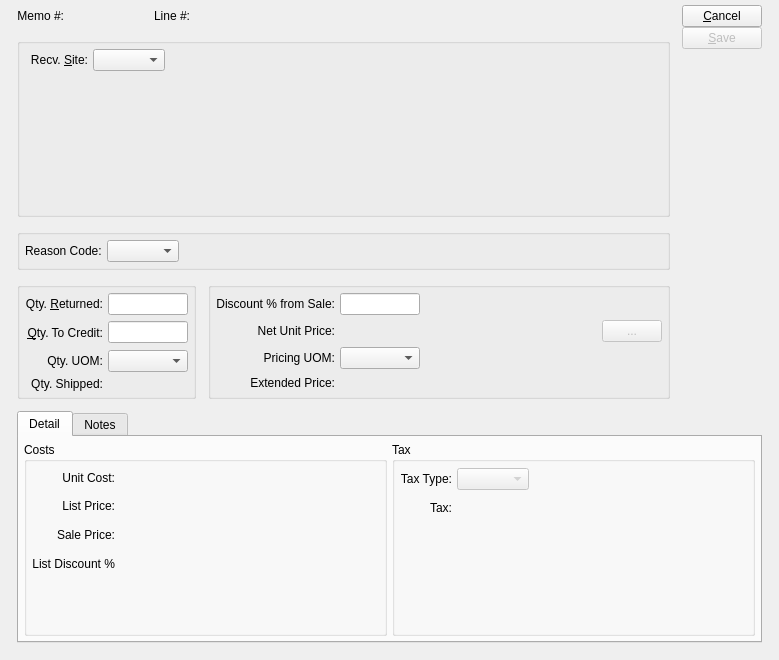
<?xml version="1.0" encoding="UTF-8"?>
<ui version="4.0">
 <comment>This file is part of the xTuple ERP: PostBooks Edition, a free and
open source Enterprise Resource Planning software suite,
Copyright (c) 1999-2010 by OpenMFG LLC, d/b/a xTuple.
It is licensed to you under the Common Public Attribution License
version 1.0, the full text of which (including xTuple-specific Exhibits)
is available at www.xtuple.com/CPAL.  By using this software, you agree
to be bound by its terms.</comment>
 <class>creditMemoItem</class>
 <widget class="QDialog" name="creditMemoItem">
  <property name="geometry">
   <rect>
    <x>0</x>
    <y>0</y>
    <width>779</width>
    <height>660</height>
   </rect>
  </property>
  <property name="windowTitle">
   <string>Credit Memo Item</string>
  </property>
  <layout class="QGridLayout">
   <item row="0" column="0">
    <layout class="QGridLayout">
     <property name="leftMargin">
      <number>12</number>
     </property>
     <property name="rightMargin">
      <number>12</number>
     </property>
     <property name="bottomMargin">
      <number>12</number>
     </property>
     <property name="spacing">
      <number>12</number>
     </property>
     <item row="0" column="0" colspan="2">
      <layout class="QHBoxLayout">
       <item>
        <widget class="QLabel" name="_orderNumberLit">
         <property name="text">
          <string>Memo #:</string>
         </property>
         <property name="alignment">
          <set>Qt::AlignRight|Qt::AlignTrailing|Qt::AlignVCenter</set>
         </property>
        </widget>
       </item>
       <item>
        <widget class="QLabel" name="_orderNumber">
         <property name="minimumSize">
          <size>
           <width>80</width>
           <height>0</height>
          </size>
         </property>
         <property name="alignment">
          <set>Qt::AlignLeading|Qt::AlignLeft|Qt::AlignVCenter</set>
         </property>
        </widget>
       </item>
       <item>
        <widget class="QLabel" name="_lineNumberLit">
         <property name="text">
          <string>Line #:</string>
         </property>
         <property name="alignment">
          <set>Qt::AlignRight|Qt::AlignTrailing|Qt::AlignVCenter</set>
         </property>
        </widget>
       </item>
       <item>
        <widget class="QLabel" name="_lineNumber">
         <property name="minimumSize">
          <size>
           <width>80</width>
           <height>0</height>
          </size>
         </property>
         <property name="alignment">
          <set>Qt::AlignLeading|Qt::AlignLeft|Qt::AlignVCenter</set>
         </property>
        </widget>
       </item>
       <item>
        <spacer>
         <property name="orientation">
          <enum>Qt::Horizontal</enum>
         </property>
         <property name="sizeType">
          <enum>QSizePolicy::Expanding</enum>
         </property>
         <property name="sizeHint" stdset="0">
          <size>
           <width>71</width>
           <height>21</height>
          </size>
         </property>
        </spacer>
       </item>
      </layout>
     </item>
     <item row="0" column="2" rowspan="4">
      <layout class="QVBoxLayout">
       <property name="spacing">
        <number>0</number>
       </property>
       <item>
        <widget class="QPushButton" name="_close">
         <property name="enabled">
          <bool>true</bool>
         </property>
         <property name="text">
          <string>&amp;Cancel</string>
         </property>
        </widget>
       </item>
       <item>
        <widget class="QPushButton" name="_save">
         <property name="enabled">
          <bool>false</bool>
         </property>
         <property name="text">
          <string>&amp;Save</string>
         </property>
         <property name="default">
          <bool>true</bool>
         </property>
        </widget>
       </item>
       <item>
        <spacer>
         <property name="orientation">
          <enum>Qt::Vertical</enum>
         </property>
         <property name="sizeType">
          <enum>QSizePolicy::Expanding</enum>
         </property>
         <property name="sizeHint" stdset="0">
          <size>
           <width>20</width>
           <height>0</height>
          </size>
         </property>
        </spacer>
       </item>
      </layout>
     </item>
     <item row="1" column="0" colspan="2">
      <widget class="QGroupBox" name="_itemGroup">
       <property name="title">
        <string/>
       </property>
       <layout class="QGridLayout">
        <item row="0" column="0">
         <widget class="ItemCluster" name="_item">
          <property name="focusPolicy">
           <enum>Qt::StrongFocus</enum>
          </property>
         </widget>
        </item>
        <item row="0" column="1">
         <layout class="QGridLayout">
          <item row="0" column="0">
           <widget class="QLabel" name="_warehouseLit">
            <property name="text">
             <string>Recv. &amp;Site:</string>
            </property>
            <property name="alignment">
             <set>Qt::AlignRight|Qt::AlignTrailing|Qt::AlignVCenter</set>
            </property>
            <property name="buddy">
             <cstring>_warehouse</cstring>
            </property>
           </widget>
          </item>
          <item row="0" column="1">
           <widget class="WComboBox" name="_warehouse"/>
          </item>
          <item row="1" column="1">
           <spacer>
            <property name="orientation">
             <enum>Qt::Vertical</enum>
            </property>
            <property name="sizeHint" stdset="0">
             <size>
              <width>20</width>
              <height>40</height>
             </size>
            </property>
           </spacer>
          </item>
         </layout>
        </item>
        <item row="0" column="2">
         <spacer name="horizontalSpacer_2">
          <property name="orientation">
           <enum>Qt::Horizontal</enum>
          </property>
          <property name="sizeHint" stdset="0">
           <size>
            <width>0</width>
            <height>20</height>
           </size>
          </property>
         </spacer>
        </item>
       </layout>
      </widget>
     </item>
     <item row="2" column="0" colspan="2">
      <widget class="QGroupBox" name="_miscGroup">
       <property name="title">
        <string/>
       </property>
       <layout class="QGridLayout">
        <item row="0" column="0">
         <widget class="QLabel" name="_rsnCodeLit">
          <property name="frameShape">
           <enum>QFrame::NoFrame</enum>
          </property>
          <property name="frameShadow">
           <enum>QFrame::Plain</enum>
          </property>
          <property name="text">
           <string>Reason Code:</string>
          </property>
         </widget>
        </item>
        <item row="0" column="1">
         <widget class="XComboBox" name="_rsnCode">
          <property name="allowNull">
           <bool>true</bool>
          </property>
          <property name="type">
           <enum>XComboBox::ARCMReasonCodes</enum>
          </property>
         </widget>
        </item>
        <item row="0" column="2">
         <spacer>
          <property name="orientation">
           <enum>Qt::Horizontal</enum>
          </property>
          <property name="sizeType">
           <enum>QSizePolicy::Expanding</enum>
          </property>
          <property name="sizeHint" stdset="0">
           <size>
            <width>0</width>
            <height>20</height>
           </size>
          </property>
         </spacer>
        </item>
       </layout>
      </widget>
     </item>
     <item row="3" column="0">
      <widget class="QGroupBox" name="_inventoryGroup">
       <property name="title">
        <string/>
       </property>
       <layout class="QGridLayout">
        <item row="0" column="0">
         <widget class="QLabel" name="_qtyReturnedLit">
          <property name="text">
           <string>Qty. &amp;Returned:</string>
          </property>
          <property name="alignment">
           <set>Qt::AlignRight|Qt::AlignTrailing|Qt::AlignVCenter</set>
          </property>
          <property name="buddy">
           <cstring>_qtyReturned</cstring>
          </property>
         </widget>
        </item>
        <item row="0" column="1">
         <widget class="XLineEdit" name="_qtyReturned">
          <property name="sizePolicy">
           <sizepolicy hsizetype="Preferred" vsizetype="Fixed">
            <horstretch>0</horstretch>
            <verstretch>0</verstretch>
           </sizepolicy>
          </property>
          <property name="maximumSize">
           <size>
            <width>80</width>
            <height>22</height>
           </size>
          </property>
          <property name="alignment">
           <set>Qt::AlignRight</set>
          </property>
         </widget>
        </item>
        <item row="1" column="0">
         <widget class="QLabel" name="_qtyToCreditLit">
          <property name="minimumSize">
           <size>
            <width>0</width>
            <height>25</height>
           </size>
          </property>
          <property name="text">
           <string>&amp;Qty. To Credit:</string>
          </property>
          <property name="alignment">
           <set>Qt::AlignRight|Qt::AlignTrailing|Qt::AlignVCenter</set>
          </property>
          <property name="buddy">
           <cstring>_qtyToCredit</cstring>
          </property>
         </widget>
        </item>
        <item row="1" column="1">
         <widget class="XLineEdit" name="_qtyToCredit">
          <property name="sizePolicy">
           <sizepolicy hsizetype="Preferred" vsizetype="Fixed">
            <horstretch>0</horstretch>
            <verstretch>0</verstretch>
           </sizepolicy>
          </property>
          <property name="maximumSize">
           <size>
            <width>80</width>
            <height>22</height>
           </size>
          </property>
          <property name="alignment">
           <set>Qt::AlignRight</set>
          </property>
         </widget>
        </item>
        <item row="2" column="0">
         <widget class="QLabel" name="_qtyUOMLit">
          <property name="text">
           <string>Qty. UOM:</string>
          </property>
          <property name="alignment">
           <set>Qt::AlignRight|Qt::AlignTrailing|Qt::AlignVCenter</set>
          </property>
         </widget>
        </item>
        <item row="2" column="1">
         <widget class="XComboBox" name="_qtyUOM"/>
        </item>
        <item row="3" column="0">
         <widget class="QLabel" name="_shippedToDateLit">
          <property name="text">
           <string>Qty. Shipped:</string>
          </property>
          <property name="alignment">
           <set>Qt::AlignRight|Qt::AlignTrailing|Qt::AlignVCenter</set>
          </property>
         </widget>
        </item>
        <item row="3" column="1">
         <widget class="XLabel" name="_qtyShipped">
          <property name="minimumSize">
           <size>
            <width>80</width>
            <height>0</height>
           </size>
          </property>
          <property name="maximumSize">
           <size>
            <width>16777215</width>
            <height>20</height>
           </size>
          </property>
          <property name="alignment">
           <set>Qt::AlignRight|Qt::AlignTrailing|Qt::AlignVCenter</set>
          </property>
         </widget>
        </item>
       </layout>
      </widget>
     </item>
     <item row="3" column="1">
      <widget class="QGroupBox" name="_priceGroup">
       <property name="title">
        <string/>
       </property>
       <layout class="QGridLayout">
        <item row="0" column="0">
         <widget class="QLabel" name="_discountFromSalePrcntLit">
          <property name="text">
           <string>Discount % from Sale:</string>
          </property>
          <property name="alignment">
           <set>Qt::AlignRight|Qt::AlignTrailing|Qt::AlignVCenter</set>
          </property>
         </widget>
        </item>
        <item row="0" column="1">
         <widget class="XLineEdit" name="_discountFromSale">
          <property name="sizePolicy">
           <sizepolicy hsizetype="Preferred" vsizetype="Fixed">
            <horstretch>0</horstretch>
            <verstretch>0</verstretch>
           </sizepolicy>
          </property>
          <property name="maximumSize">
           <size>
            <width>80</width>
            <height>32767</height>
           </size>
          </property>
          <property name="focusPolicy">
           <enum>Qt::ClickFocus</enum>
          </property>
          <property name="alignment">
           <set>Qt::AlignRight</set>
          </property>
         </widget>
        </item>
        <item row="1" column="0">
         <widget class="QLabel" name="_netUnitPriceLit">
          <property name="text">
           <string>Net Unit Price:</string>
          </property>
          <property name="alignment">
           <set>Qt::AlignRight|Qt::AlignTrailing|Qt::AlignVCenter</set>
          </property>
         </widget>
        </item>
        <item row="1" column="1" colspan="2">
         <layout class="QHBoxLayout">
          <item>
           <widget class="CurrCluster" name="_netUnitPrice">
            <property name="minimumSize">
             <size>
              <width>160</width>
              <height>0</height>
             </size>
            </property>
            <property name="format">
             <enum>CurrDisplay::SalesPrice</enum>
            </property>
            <property name="currencyEditable" stdset="0">
             <bool>false</bool>
            </property>
           </widget>
          </item>
          <item>
           <widget class="QPushButton" name="_listPrices">
            <property name="enabled">
             <bool>false</bool>
            </property>
            <property name="maximumSize">
             <size>
              <width>60</width>
              <height>16777215</height>
             </size>
            </property>
            <property name="focusPolicy">
             <enum>Qt::NoFocus</enum>
            </property>
            <property name="text">
             <string>...</string>
            </property>
           </widget>
          </item>
         </layout>
        </item>
        <item row="2" column="0">
         <widget class="QLabel" name="_pricingUOMLit">
          <property name="text">
           <string>Pricing UOM:</string>
          </property>
          <property name="alignment">
           <set>Qt::AlignRight|Qt::AlignTrailing|Qt::AlignVCenter</set>
          </property>
         </widget>
        </item>
        <item row="2" column="1">
         <widget class="XComboBox" name="_pricingUOM"/>
        </item>
        <item row="2" column="2">
         <spacer>
          <property name="orientation">
           <enum>Qt::Horizontal</enum>
          </property>
          <property name="sizeHint" stdset="0">
           <size>
            <width>101</width>
            <height>20</height>
           </size>
          </property>
         </spacer>
        </item>
        <item row="3" column="0">
         <widget class="QLabel" name="_extendedPriceLit">
          <property name="text">
           <string>Extended Price:</string>
          </property>
          <property name="alignment">
           <set>Qt::AlignRight|Qt::AlignTrailing|Qt::AlignVCenter</set>
          </property>
         </widget>
        </item>
        <item row="3" column="1" colspan="2">
         <widget class="CurrCluster" name="_extendedPrice">
          <property name="format">
           <enum>CurrDisplay::ExtPrice</enum>
          </property>
          <property name="currencyEditable" stdset="0">
           <bool>false</bool>
          </property>
          <property name="currencyVisible">
           <bool>false</bool>
          </property>
          <property name="enabled">
           <bool>false</bool>
          </property>
         </widget>
        </item>
       </layout>
      </widget>
     </item>
     <item row="4" column="0" colspan="3">
      <widget class="QTabWidget" name="tabWidget">
       <property name="currentIndex">
        <number>0</number>
       </property>
       <widget class="QWidget" name="_detailTab">
        <attribute name="title">
         <string>Detail</string>
        </attribute>
        <layout class="QGridLayout">
         <item row="0" column="0">
          <widget class="QGroupBox" name="_costsGroup">
           <property name="title">
            <string>Costs</string>
           </property>
           <layout class="QGridLayout" name="gridLayout_4">
            <item row="0" column="0">
             <layout class="QVBoxLayout" name="verticalLayout_2">
              <item>
               <layout class="QGridLayout" name="gridLayout_3">
                <item row="3" column="0">
                 <widget class="XLabel" name="_discountFromListPrcntLit">
                  <property name="minimumSize">
                   <size>
                    <width>0</width>
                    <height>24</height>
                   </size>
                  </property>
                  <property name="text">
                   <string>List Discount %</string>
                  </property>
                  <property name="alignment">
                   <set>Qt::AlignRight|Qt::AlignTrailing|Qt::AlignVCenter</set>
                  </property>
                 </widget>
                </item>
                <item row="3" column="1">
                 <widget class="XLabel" name="_discountFromList">
                  <property name="minimumSize">
                   <size>
                    <width>80</width>
                    <height>0</height>
                   </size>
                  </property>
                  <property name="alignment">
                   <set>Qt::AlignRight|Qt::AlignTrailing|Qt::AlignVCenter</set>
                  </property>
                 </widget>
                </item>
                <item row="2" column="0">
                 <widget class="QLabel" name="_salePriceLit">
                  <property name="minimumSize">
                   <size>
                    <width>0</width>
                    <height>24</height>
                   </size>
                  </property>
                  <property name="text">
                   <string>Sale Price:</string>
                  </property>
                  <property name="alignment">
                   <set>Qt::AlignRight|Qt::AlignTrailing|Qt::AlignVCenter</set>
                  </property>
                 </widget>
                </item>
                <item row="2" column="1">
                 <widget class="CurrDisplay" name="_salePrice">
                  <property name="format">
                   <enum>CurrDisplay::SalesPrice</enum>
                  </property>
                  <property name="localControl">
                   <bool>false</bool>
                  </property>
                 </widget>
                </item>
                <item row="1" column="0">
                 <widget class="QLabel" name="_listPriceLit">
                  <property name="minimumSize">
                   <size>
                    <width>0</width>
                    <height>24</height>
                   </size>
                  </property>
                  <property name="text">
                   <string>List Price:</string>
                  </property>
                  <property name="alignment">
                   <set>Qt::AlignRight|Qt::AlignTrailing|Qt::AlignVCenter</set>
                  </property>
                 </widget>
                </item>
                <item row="1" column="1">
                 <widget class="CurrDisplay" name="_listPrice">
                  <property name="format">
                   <enum>CurrDisplay::Cost</enum>
                  </property>
                  <property name="localControl">
                   <bool>false</bool>
                  </property>
                 </widget>
                </item>
                <item row="0" column="0">
                 <widget class="QLabel" name="_unitCostLit">
                  <property name="minimumSize">
                   <size>
                    <width>0</width>
                    <height>22</height>
                   </size>
                  </property>
                  <property name="text">
                   <string>Unit Cost:</string>
                  </property>
                  <property name="alignment">
                   <set>Qt::AlignRight|Qt::AlignTrailing|Qt::AlignVCenter</set>
                  </property>
                 </widget>
                </item>
                <item row="0" column="1">
                 <widget class="CurrDisplay" name="_unitCost">
                  <property name="format">
                   <enum>CurrDisplay::Cost</enum>
                  </property>
                  <property name="localControl">
                   <bool>false</bool>
                  </property>
                 </widget>
                </item>
               </layout>
              </item>
              <item>
               <spacer name="verticalSpacer_2">
                <property name="orientation">
                 <enum>Qt::Vertical</enum>
                </property>
                <property name="sizeHint" stdset="0">
                 <size>
                  <width>20</width>
                  <height>40</height>
                 </size>
                </property>
               </spacer>
              </item>
             </layout>
            </item>
            <item row="0" column="1">
             <spacer name="horizontalSpacer">
              <property name="orientation">
               <enum>Qt::Horizontal</enum>
              </property>
              <property name="sizeHint" stdset="0">
               <size>
                <width>40</width>
                <height>20</height>
               </size>
              </property>
             </spacer>
            </item>
           </layout>
          </widget>
         </item>
         <item row="0" column="1">
          <widget class="QGroupBox" name="_taxGroup">
           <property name="title">
            <string>Tax</string>
           </property>
           <layout class="QGridLayout" name="gridLayout_2">
            <item row="0" column="0">
             <layout class="QVBoxLayout" name="verticalLayout">
              <item>
               <layout class="QGridLayout" name="gridLayout_1">
                <item row="0" column="1">
                 <widget class="XComboBox" name="_taxType">
                  <property name="enabled">
                   <bool>false</bool>
                  </property>
                  <property name="allowNull">
                   <bool>true</bool>
                  </property>
                  <property name="nullStr">
                   <string>None</string>
                  </property>
                  <property name="type">
                   <enum>XComboBox::TaxTypes</enum>
                  </property>
                 </widget>
                </item>
                <item row="0" column="0">
                 <widget class="QLabel" name="_taxTypeLit">
                  <property name="enabled">
                   <bool>true</bool>
                  </property>
                  <property name="minimumSize">
                   <size>
                    <width>0</width>
                    <height>24</height>
                   </size>
                  </property>
                  <property name="text">
                   <string>Tax Type:</string>
                  </property>
                  <property name="alignment">
                   <set>Qt::AlignRight|Qt::AlignTrailing|Qt::AlignVCenter</set>
                  </property>
                 </widget>
                </item>
                <item row="1" column="1">
                 <widget class="CurrCluster" name="_tax">
                  <property name="format">
                   <enum>CurrDisplay::SalesPrice</enum>
                  </property>
                  <property name="enabled">
                   <bool>false</bool>
                  </property>
                 </widget>
                </item>
                <item row="1" column="0">
                 <widget class="XURLLabel" name="_taxLit">
                  <property name="minimumSize">
                   <size>
                    <width>0</width>
                    <height>24</height>
                   </size>
                  </property>
                  <property name="text">
                   <string>Tax:</string>
                  </property>
                  <property name="alignment">
                   <set>Qt::AlignRight|Qt::AlignTrailing|Qt::AlignVCenter</set>
                  </property>
                 </widget>
                </item>
               </layout>
              </item>
              <item>
               <spacer name="verticalSpacer">
                <property name="orientation">
                 <enum>Qt::Vertical</enum>
                </property>
                <property name="sizeHint" stdset="0">
                 <size>
                  <width>20</width>
                  <height>40</height>
                 </size>
                </property>
               </spacer>
              </item>
             </layout>
            </item>
            <item row="1" column="0">
             <widget class="QLabel" name="label">
              <property name="text">
               <string/>
              </property>
             </widget>
            </item>
            <item row="0" column="1">
             <spacer>
              <property name="orientation">
               <enum>Qt::Horizontal</enum>
              </property>
              <property name="sizeHint" stdset="0">
               <size>
                <width>0</width>
                <height>20</height>
               </size>
              </property>
             </spacer>
            </item>
           </layout>
          </widget>
         </item>
        </layout>
       </widget>
       <widget class="QWidget" name="_notesTab">
        <attribute name="title">
         <string>Notes</string>
        </attribute>
        <layout class="QGridLayout">
         <item row="0" column="0">
          <widget class="QTextEdit" name="_comments"/>
         </item>
        </layout>
       </widget>
      </widget>
     </item>
    </layout>
   </item>
  </layout>
 </widget>
 <layoutdefault spacing="5" margin="5"/>
 <pixmapfunction>qPixmapFromMimeSource</pixmapfunction>
 <customwidgets>
  <customwidget>
   <class>CurrCluster</class>
   <extends>CurrDisplay</extends>
   <header>currcluster.h</header>
  </customwidget>
  <customwidget>
   <class>CurrDisplay</class>
   <extends>QWidget</extends>
   <header>currcluster.h</header>
  </customwidget>
  <customwidget>
   <class>ItemCluster</class>
   <extends>QWidget</extends>
   <header>itemcluster.h</header>
   <container>1</container>
  </customwidget>
  <customwidget>
   <class>WComboBox</class>
   <extends>XComboBox</extends>
   <header>wcombobox.h</header>
  </customwidget>
  <customwidget>
   <class>XComboBox</class>
   <extends>QComboBox</extends>
   <header>xcombobox.h</header>
  </customwidget>
  <customwidget>
   <class>XLabel</class>
   <extends>QLabel</extends>
   <header>xlabel.h</header>
  </customwidget>
  <customwidget>
   <class>XLineEdit</class>
   <extends>QLineEdit</extends>
   <header>xlineedit.h</header>
   <container>1</container>
  </customwidget>
  <customwidget>
   <class>XURLLabel</class>
   <extends>QLabel</extends>
   <header>xurllabel.h</header>
  </customwidget>
 </customwidgets>
 <tabstops>
  <tabstop>_item</tabstop>
  <tabstop>_warehouse</tabstop>
  <tabstop>_rsnCode</tabstop>
  <tabstop>_qtyReturned</tabstop>
  <tabstop>_qtyToCredit</tabstop>
  <tabstop>_qtyUOM</tabstop>
  <tabstop>_discountFromSale</tabstop>
  <tabstop>_netUnitPrice</tabstop>
  <tabstop>_pricingUOM</tabstop>
  <tabstop>_extendedPrice</tabstop>
  <tabstop>tabWidget</tabstop>
  <tabstop>_taxType</tabstop>
  <tabstop>_tax</tabstop>
  <tabstop>_comments</tabstop>
  <tabstop>_close</tabstop>
  <tabstop>_save</tabstop>
 </tabstops>
 <resources/>
 <connections>
  <connection>
   <sender>_close</sender>
   <signal>clicked()</signal>
   <receiver>creditMemoItem</receiver>
   <slot>reject()</slot>
   <hints>
    <hint type="sourcelabel">
     <x>20</x>
     <y>20</y>
    </hint>
    <hint type="destinationlabel">
     <x>20</x>
     <y>20</y>
    </hint>
   </hints>
  </connection>
  <connection>
   <sender>_item</sender>
   <signal>newId(int)</signal>
   <receiver>_warehouse</receiver>
   <slot>findItemsites(int)</slot>
   <hints>
    <hint type="sourcelabel">
     <x>20</x>
     <y>20</y>
    </hint>
    <hint type="destinationlabel">
     <x>20</x>
     <y>20</y>
    </hint>
   </hints>
  </connection>
  <connection>
   <sender>_item</sender>
   <signal>valid(bool)</signal>
   <receiver>_save</receiver>
   <slot>setEnabled(bool)</slot>
   <hints>
    <hint type="sourcelabel">
     <x>20</x>
     <y>20</y>
    </hint>
    <hint type="destinationlabel">
     <x>20</x>
     <y>20</y>
    </hint>
   </hints>
  </connection>
  <connection>
   <sender>_netUnitPrice</sender>
   <signal>idChanged(int)</signal>
   <receiver>_extendedPrice</receiver>
   <slot>setId(int)</slot>
   <hints>
    <hint type="sourcelabel">
     <x>20</x>
     <y>20</y>
    </hint>
    <hint type="destinationlabel">
     <x>20</x>
     <y>20</y>
    </hint>
   </hints>
  </connection>
  <connection>
   <sender>_netUnitPrice</sender>
   <signal>idChanged(int)</signal>
   <receiver>_unitCost</receiver>
   <slot>setId(int)</slot>
   <hints>
    <hint type="sourcelabel">
     <x>20</x>
     <y>20</y>
    </hint>
    <hint type="destinationlabel">
     <x>20</x>
     <y>20</y>
    </hint>
   </hints>
  </connection>
  <connection>
   <sender>_netUnitPrice</sender>
   <signal>idChanged(int)</signal>
   <receiver>_listPrice</receiver>
   <slot>setId(int)</slot>
   <hints>
    <hint type="sourcelabel">
     <x>20</x>
     <y>20</y>
    </hint>
    <hint type="destinationlabel">
     <x>20</x>
     <y>20</y>
    </hint>
   </hints>
  </connection>
  <connection>
   <sender>_netUnitPrice</sender>
   <signal>idChanged(int)</signal>
   <receiver>_salePrice</receiver>
   <slot>setId(int)</slot>
   <hints>
    <hint type="sourcelabel">
     <x>20</x>
     <y>20</y>
    </hint>
    <hint type="destinationlabel">
     <x>20</x>
     <y>20</y>
    </hint>
   </hints>
  </connection>
  <connection>
   <sender>_netUnitPrice</sender>
   <signal>effectiveChanged(QDate)</signal>
   <receiver>_extendedPrice</receiver>
   <slot>setEffective(QDate)</slot>
   <hints>
    <hint type="sourcelabel">
     <x>20</x>
     <y>20</y>
    </hint>
    <hint type="destinationlabel">
     <x>20</x>
     <y>20</y>
    </hint>
   </hints>
  </connection>
  <connection>
   <sender>_netUnitPrice</sender>
   <signal>effectiveChanged(QDate)</signal>
   <receiver>_unitCost</receiver>
   <slot>setEffective(QDate)</slot>
   <hints>
    <hint type="sourcelabel">
     <x>20</x>
     <y>20</y>
    </hint>
    <hint type="destinationlabel">
     <x>20</x>
     <y>20</y>
    </hint>
   </hints>
  </connection>
  <connection>
   <sender>_netUnitPrice</sender>
   <signal>effectiveChanged(QDate)</signal>
   <receiver>_salePrice</receiver>
   <slot>setEffective(QDate)</slot>
   <hints>
    <hint type="sourcelabel">
     <x>20</x>
     <y>20</y>
    </hint>
    <hint type="destinationlabel">
     <x>20</x>
     <y>20</y>
    </hint>
   </hints>
  </connection>
  <connection>
   <sender>_netUnitPrice</sender>
   <signal>effectiveChanged(QDate)</signal>
   <receiver>_listPrice</receiver>
   <slot>setEffective(QDate)</slot>
   <hints>
    <hint type="sourcelabel">
     <x>20</x>
     <y>20</y>
    </hint>
    <hint type="destinationlabel">
     <x>20</x>
     <y>20</y>
    </hint>
   </hints>
  </connection>
  <connection>
   <sender>_netUnitPrice</sender>
   <signal>effectiveChanged(QDate)</signal>
   <receiver>_tax</receiver>
   <slot>setEffective(QDate)</slot>
   <hints>
    <hint type="sourcelabel">
     <x>176</x>
     <y>240</y>
    </hint>
    <hint type="destinationlabel">
     <x>176</x>
     <y>321</y>
    </hint>
   </hints>
  </connection>
 </connections>
</ui>
